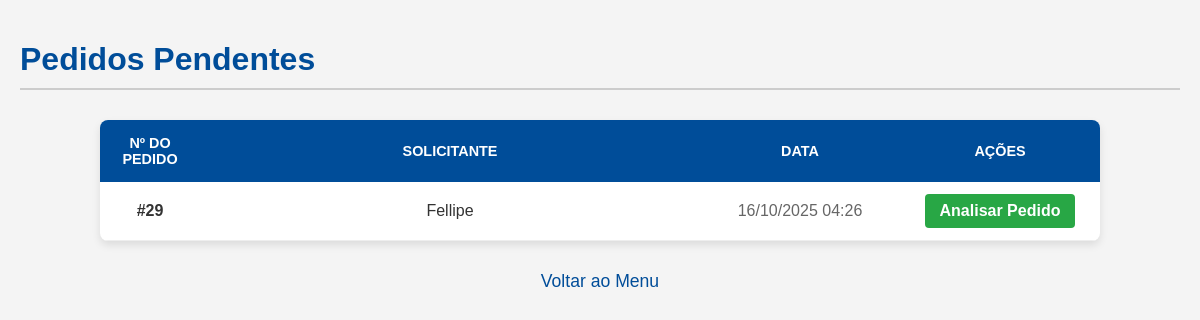
Page /produtos/pedidos/pendentes/ (signed in) on the earlier database version.
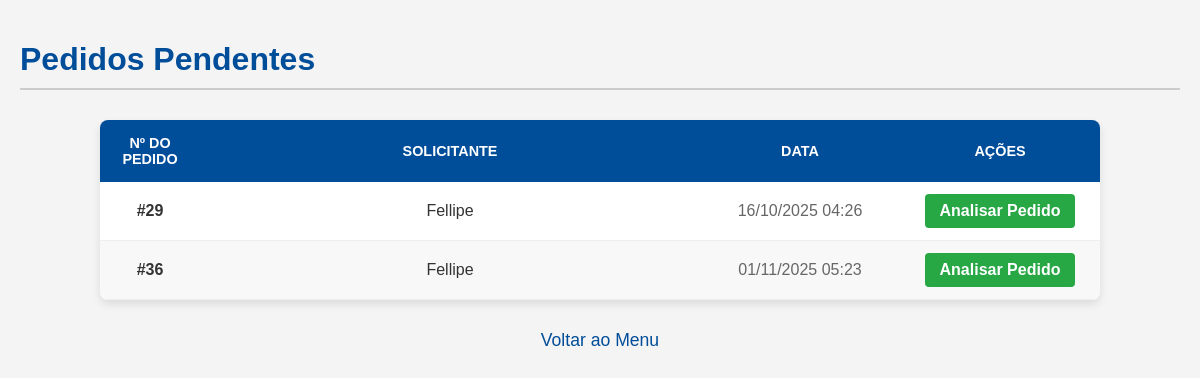
Same page on the later database version.
### produtos/models.py (models this page shows, shortened)
class Pedido(models.Model):
    STATUS_CHOICES = (
        ('PENDENTE', 'Pendente'),
        ('APROVADO', 'Aprovado'),
        ('REJEITADO', 'Rejeitado'),
        ('ENTREGUE', 'Entregue'),
    )
    solicitante = models.ForeignKey(Usuario, on_delete=models.PROTECT, related_name='pedidos_feitos')
    data_pedido = models.DateTimeField(auto_now_add=True)
    status = models.CharField(max_length=10, choices=STATUS_CHOICES, default='PENDENTE')
    class Meta:
        verbose_name = 'Pedido'
        verbose_name_plural = 'Pedidos'
        ordering = ['-data_pedido']

### usuarios/models.py (models this page shows, shortened)
class Usuario(AbstractUser):
    FUNCOES = (
        ('SECRETARIO', 'Secretario'),
        ('DIRETOR', 'Diretor'),
        ('NUTRICIONISTA', 'Nutricionista'),
    )
    cargo = models.CharField(max_length=20, choices=FUNCOES)
    def is_nutricionista(self):
        return self.cargo == 'NUTRICIONISTA'

### produtos/views.py (the view)
# urls.py: path('pedidos/pendentes/', views.listar_pedidos_pendentes, name='listar_pedidos_pendentes'),
@login_required
@user_passes_test(lambda u: u.is_nutricionista())
def listar_pedidos_pendentes(request):
    pedidos = Pedido.objects.filter(
        status='PENDENTE',
        itens__isnull=False
    ).distinct().order_by('data_pedido')
    context = {
        'pedidos': pedidos
    }
    return render(request, 'pedidos/listar_pedidos_pendentes.html', context)

### produtos/templates/pedidos/listar_pedidos_pendentes.html (shortened to what this page needs)
{% load static %}
<!DOCTYPE html>
<html lang="pt-br">
<head>
    <link rel="stylesheet" href="{% static 'produtos/estoque_lista.css' %}">
    <link rel="stylesheet" href="{% static 'produtos/pedidos.css' %}">
</head>
<body>
    <h1>Pedidos Pendentes</h1>
    <table class="tabela-pedidos">
        <thead>
            <tr>
                <th>Nº do Pedido</th>
                <th>Solicitante</th>
                <th>Data</th>
                <th>Ações</th>
            </tr>
        </thead>
        <tbody>
            {% for pedido in pedidos %}
            <tr>
                <td class="pedido-id">#{{ pedido.id }}</td>
                <td class="pedido-solicitante">{{ pedido.solicitante.username }}</td>
                <td class="pedido-data">{{ pedido.data_pedido|date:"d/m/Y H:i" }}</td>
                <td class="pedido-acoes">
                    <a href="{% url 'detalhe_pedido_nutricionista' pedido.id %}" class="button-analisar">Analisar Pedido</a>
                </td>
            </tr>
            {% empty %}
            <tr>
                <td colspan="4" class="tabela-vazia">Nenhum pedido pendente no momento.</td>
            </tr>
            {% endfor %}
        </tbody>
    </table>
    <div class="rodape-link">
        <a href="{% url 'menu_nutricionista' %}" class="link-voltar">Voltar ao Menu</a>
    </div>
</body>
</html>

Differences in the rows shown:
added Pedido: id "36", solicitante.username "Fellipe", data_pedido "01/11/2025 05:23"
